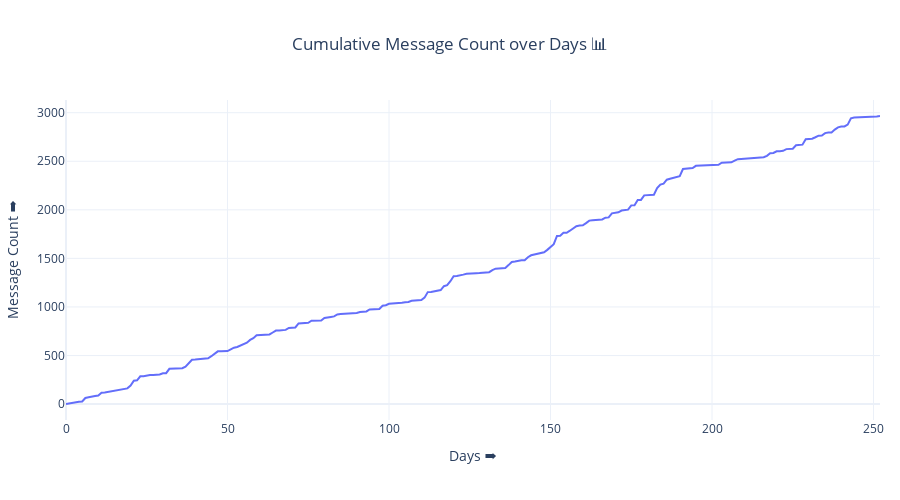

Write notebook code for a chart like this one.
### Markdown cell above
### 📌 Cumulative Messages Count over Time

### Code cell
monthname_date_group = chat.groupby(['Month_name', "Date"])['Name'].count().reset_index()

fig = go.Figure(data = go.Scatter
    (
      y = monthname_date_group['Name'].cumsum(),
      mode='lines',
      name='cumulative message count',
      marker=dict(size=10)
    )
)
fig.update_layout(
  height = 500, 
  width = 900,
  xaxis_title = "Days ➡️",
  yaxis_title = "Message Count ➡️",
  title = "Cumulative Message Count over Days 📊",
  title_x = 0.5,
  template = "plotly_white",
  margin = dict(l=20, r=20)
)
fig.show()

### Figure 1 — Plotly figure (JSON) as saved in the notebook; plotly's stock layout.template omitted (floating-point values rounded to 4 significant figures; data arrays with more than 128 entries replaced by an {"elided": "..."} marker saying what was removed)
{"data": [{"marker": {"size": 10}, "mode": "lines", "name": "cumulative message count", "type": "scatter", "y": {"elided": "253 int values"}}], "layout": {"height": 500, "margin": {"l": 20, "r": 20}, "title": {"text": "Cumulative Message Count over Days 📊", "x": 0.5}, "width": 900, "xaxis": {"title": {"text": "Days ➡️"}}, "yaxis": {"title": {"text": "Message Count ➡️"}}}}
